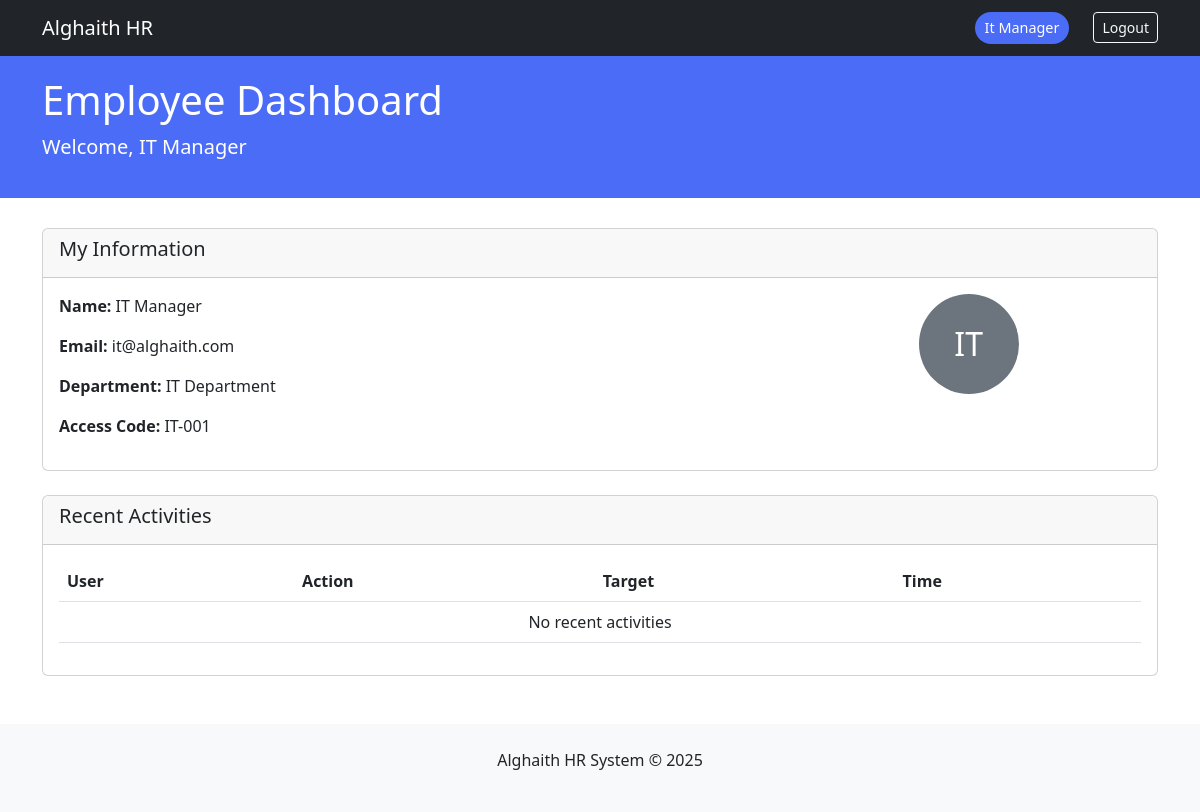
Before: /dashboard/employee (signed in) with the older database file.
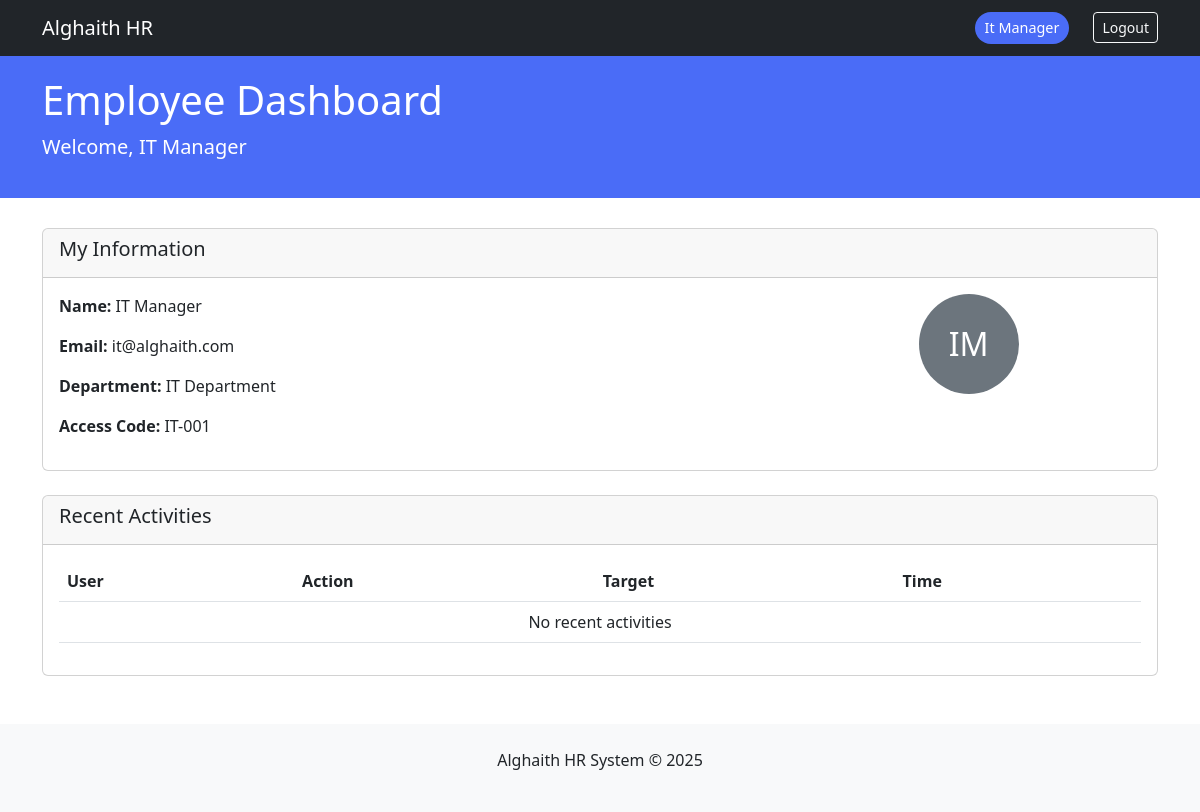
After: the same page with the newer database file.
### core/models.py (models this page shows, shortened)
class User(db.Model, UserMixin):
    __tablename__ = 'users'
    id = db.Column(db.Integer, primary_key=True)
    email = db.Column(db.String(120), unique=True, nullable=False)
    password_hash = db.Column(db.String(200), nullable=False)
    name = db.Column(db.String(100), nullable=False)
    role = db.Column(db.String(50), nullable=False)
    avatar = db.Column(db.String(2), nullable=False)
    access_code = db.Column(db.String(20), unique=True, nullable=False)
    department_id = db.Column(db.Integer, db.ForeignKey('departments.id'))
    created_at = db.Column(db.DateTime, default=datetime.utcnow)
    last_login = db.Column(db.DateTime)
    login_count = db.Column(db.Integer, default=0)
    is_active = db.Column(db.Boolean, default=True, nullable=False)
    department = db.relationship('Department', back_populates='members')
    @property
    def is_authenticated(self):
        return True

class Department(db.Model):
    __tablename__ = 'departments'
    id = db.Column(db.Integer, primary_key=True)
    name = db.Column(db.String(100), unique=True, nullable=False)
    description = db.Column(db.Text)
    created_at = db.Column(db.DateTime, default=datetime.utcnow)
    members = db.relationship('User', back_populates='department', lazy='dynamic')

### modules/dashboard/routes.py (the view)
@dashboard_bp.route('/employee')
@login_required
def employee_dashboard():
    return render_template('dashboard/employee.html', user=current_user)

### app.py (called while the page is built)
@login_manager.user_loader
def load_user(user_id):
    from core.models import User
    return db.session.get(User, int(user_id))

### templates/dashboard/employee.html (shortened to what this page needs)
{% extends "dashboard/base_dashboard.html" %}
{% set role_color = '#6c757d' %}
{% block dashboard_title %}Employee Dashboard{% endblock %}
{% block dashboard_content %}
<div class="card mb-4">
    <div class="card-header">
        <h5>My Information</h5>
    </div>
    <div class="card-body">
        <div class="row">
            <div class="col-md-8">
                <p><strong>Name:</strong> {{ current_user.name }}</p>
                <p><strong>Email:</strong> {{ current_user.email }}</p>
                <p><strong>Department:</strong> {{ current_user.department.name if current_user.department else 'N/A' }}</p>
                <p><strong>Access Code:</strong> {{ current_user.access_code }}</p>
            </div>
            <div class="col-md-4 text-center">
                <div class="avatar-circle bg-secondary text-white d-inline-flex align-items-center justify-content-center"
                     style="width: 100px; height: 100px; border-radius: 50%; font-size: 2rem;">
                    {{ current_user.avatar }}
                </div>
            </div>
        </div>
    </div>
</div>
<div class="card">
    <div class="card-header">
        <h5>Recent Activities</h5>
    </div>
    <div class="card-body">
        {% include 'dashboard/partials/recent_activities.html' %}
    </div>
</div>
{% endblock %}

### templates/dashboard/base_dashboard.html (shortened to what this page needs)
<!DOCTYPE html>
<html>
<head>
    <link href="https://cdn.jsdelivr.net/npm/bootstrap@5.3.0/dist/css/bootstrap.min.css" rel="stylesheet">
</head>
<body>
    <nav class="navbar navbar-expand-lg navbar-dark bg-dark">
        <div class="container">
            <a class="navbar-brand" href="#">Alghaith HR</a>
            <div class="d-flex align-items-center">
                <span class="role-indicator me-3">{{ current_user.role|replace('_', ' ')|title }}</span>
                {% if current_user.is_authenticated %}
                <form method="post" action="{{ url_for('auth.logout') }}" class="ms-2 d-inline">
                    <button type="submit" class="btn btn-sm btn-outline-light">Logout</button>
                </form>
                {% endif %}
            </div>
        </div>
    </nav>
    <div class="role-header">
        <div class="container">
            <h1>{% block dashboard_title %}Dashboard{% endblock %}</h1>
            <p class="lead">Welcome, {{ current_user.name }}</p>
        </div>
    </div>
    <div class="container">
        {% block dashboard_content %}{% endblock %}
    </div>
    <footer class="mt-5 py-4 bg-light">
        <div class="container text-center">
            <p>Alghaith HR System &copy; 2025</p>
        </div>
    </footer>
</body>
</html>

### templates/dashboard/partials/recent_activities.html
<div class="recent-activities">
    <div class="table-responsive">
        <table class="table table-hover">
            <thead class="thead-light">
                <tr>
                    <th>User</th>
                    <th>Action</th>
                    <th>Target</th>
                    <th>Time</th>
                </tr>
            </thead>
            <tbody>
                {% for activity in activities %}
                <tr>
                    <td>{{ activity.user.name }}</td>
                    <td>{{ activity.action }}</td>
                    <td>{{ activity.target }}</td>
                    <td>{{ activity.timestamp.strftime('%Y-%m-%d %H:%M') }}</td>
                </tr>
                {% else %}
                <tr>
                    <td colspan="4" class="text-center">No recent activities</td>
                </tr>
                {% endfor %}
            </tbody>
        </table>
    </div>
</div>

### templates/dashboard/base_dashboard.html (style rules this page uses)
:root { --role-color: #4a6cf7; }
.role-header { background: var(--role-color); color: white; padding: 20px 0; margin-bottom: 30px; }
.role-indicator { background: var(--role-color); color: white; padding: 5px 10px; border-radius: 20px; font-size: 0.9rem; }

Changed rows visible on the page:
changed User "IT Manager": avatar "IT" → "IM"
